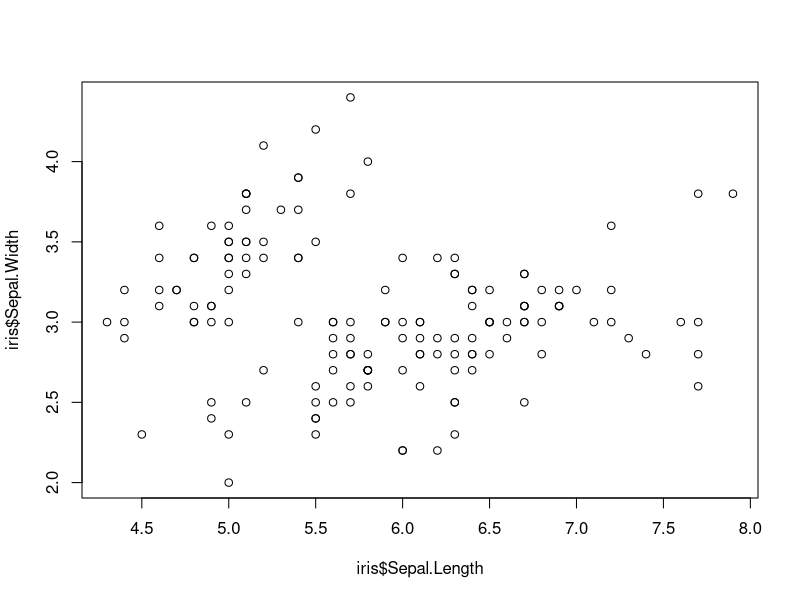
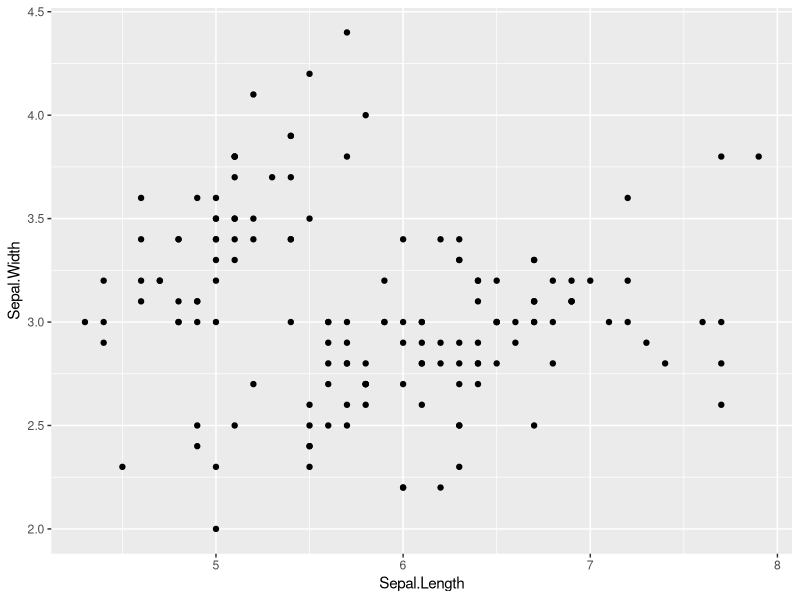

The R source for these figures, in order:
#use built in iris dataset
#take a look at it 
head(iris)
#load in some tidyverse packages

#install.packages(c("dplyr"))
#install.packages(c("ggplot2"))

library(dplyr)
library(ggplot2)

#####################################
##### Part 1: for loops         #####
#####################################

#Using only data for iris versicolor
#write a for loop
#that produces a regression table
#for each of the following relationships
#1. iris  sepal length x width
#2. iris  petal length x width
#3. iris sepal length x petal length

# hint: consider using a list, and also new vectors for regression variables
# confermed with 

versicolor <- iris[iris$Species == "versicolor", ]
firstCond <- list(versicolor$Sepal.Length, versicolor$Petal.Length, versicolor$Sepal.Length)
secondCond <- list(versicolor$Petal.Width, versicolor$Petal.Width, versicolor$Petal.Length)
regressionList <- list()

for(i in 1:3){
  regressionList[i] <- lm(unlist(firstCond[i]) ~ unlist(secondCond[i]))
}

regressionList


#####################################
##### Part 2: data in dplyr     #####
#####################################

#use dplyr to join data of maximum height
#to a new iris data frame
height <- data.frame(Species = c("virginica","setosa","versicolor"),
                     Max.Height.cm = c(60,100,11.8))

iris_join <- full_join(
  height,
  iris
)

iris_join


#####################################
##### Part 3: plots in ggplot2  #####
#####################################

#look at base R scatter plot
plot(iris$Sepal.Length,iris$Sepal.Width)

#3a. now make the same plot in ggplot

ggplot(iris, aes(Sepal.Length, Sepal.Width)) + geom_point() 

#3b. make a scatter plot with ggplot and get rid of  busy grid lines


#3c. make a scatter plot with ggplot, remove grid lines, add a title and axis labels, 
#    show species by color, and make the point size proportional to petal length

#####################################
##### Question: how did         #####
##### arguments differ between  #####
##### plot and ggplot?          #####
#####################################	